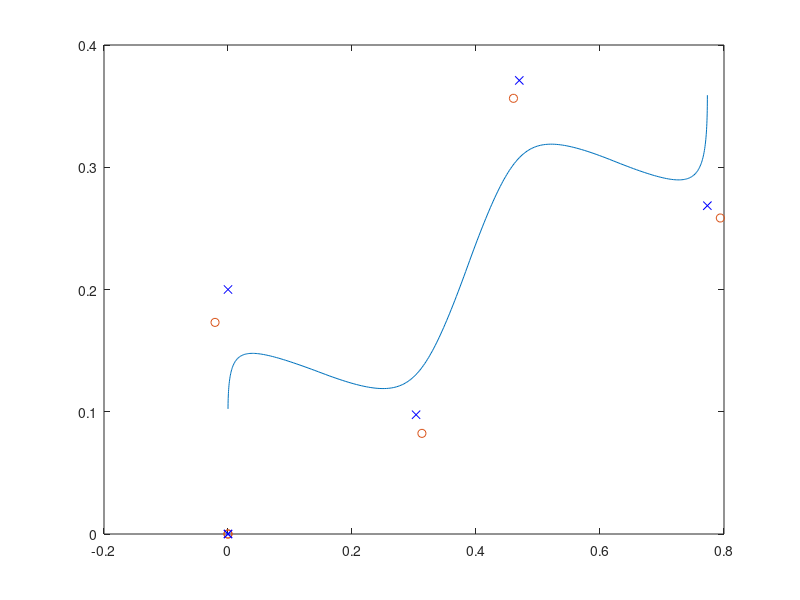

Recreate this plot in MATLAB.
clear;
clc;
close all;

%constant
g = 9.8;     %gravity
time = 0.01;  %the simulation time

a = 10; %positive weight of the evaluation function 4.58
b = 1;

%input
zc = 0.8;       %height
Tc = sqrt(zc/g);

Tsup = 0.8;     %support period
N = round(Tsup/time);
C = cosh(Tsup/Tc);
S = sinh(Tsup/Tc);

%walking parameters
sx = [0  ,0.25,0.25,0.25,0]; %step length
sy = [0.2,0.2 ,0.2 ,0.2 ,0.2];  %step width
%so = [0  ,20  ,40  ,60  ,60];  %step arc
so = [0, 20 , 20, 20 ,0];
% sx = [0,  0.3,0.3,0.3,0]; %step length
% sy = [0.2,0.2,0.2,0.2,0.2];  %step width
% so = [0,0,0,0,0];
so = so./180* pi ;
%%

len = length(sx);
px = zeros(1,len+1);   %foot placement
py = zeros(1,len+1);
px_star = zeros(1,len+1);
py_star = zeros(1,len+1);

px(1) = 0;  %initial foot placement
py(1) = 0;

x_bar = zeros(1,len);
y_bar = zeros(1,len);
vx_bar = zeros(1,len);
vy_bar = zeros(1,len);


%step 1
xi = 0;    %set initial position of CoM(x,y)
yi = 0.1;
xi_d = 0;   %initial velocity
yi_d = 0.24;


px_star(1) = px(1);
py_star(1) = py(1);
T = 0;

route_x = zeros(len-1,N);
route_xd = zeros(len-1,N);
route_y = zeros(len-1,N);
route_yd = zeros(len-1,N);

for i = 1:len-1  %caution: the starting index of the list is 1 rather than 0
    %step 4
    T = T + Tsup;
    
    %step 5  modified by 4.60
    px(i+1) = px(i) + cos(so(i)) * sx(i) - sin(so(i)) * (-(-1)^(i) * sy(i));    %caution: the starting index of the list is 1 rather than 0
    py(i+1) = py(i) + sin(so(i)) * sx(i) + cos(so(i)) * (-(-1)^(i) * sy(i));
    
    %step 6 modified by 4.61
    x_bar(i+1) = cos(so(i+1)) * sx(i+1)/2 - sin(so(i+1)) * ((-1)^(i) * sy(i+1)/2);     %the next walk primitive
    y_bar(i+1) = sin(so(i+1)) * sx(i+1)/2 + cos(so(i+1)) * ((-1)^(i) * sy(i+1)/2);
%   vx_bar(i+1) = cos(so(i+1)) * (C+1) / (Tc*S) * x_bar(i+1) - sin(so(i+1)) * (C-1) / (Tc*S) * y_bar(i+1);
%   vy_bar(i+1) = sin(so(i+1)) * (C+1) / (Tc*S) * x_bar(i+1) + cos(so(i+1)) * (C-1) / (Tc*S) * y_bar(i+1);
    vx_bar(i+1) = (C+1) / (Tc*S) * x_bar(i+1);
    vy_bar(i+1) = (C-1) / (Tc*S) * y_bar(i+1);
     

    %step 7
    xd = px(i+1) + x_bar(i+1);  %target state x
    xd_d = vx_bar(i+1);
    yd = py(i+1) + y_bar(i+1);  %target state y
    yd_d = vy_bar(i+1);
    
    %step 8
    D = a*(C-1)^2 + b*(S/Tc)^2;     %equation 4.59
    px_star(i+1) = -a*(C-1)/D * (xd - C*xi - Tc*S*xi_d) ...
        - b*S/(Tc*D) * (xd_d - S/Tc*xi - C*xi_d);
    py_star(i+1) = -a*(C-1)/D * (yd - C*yi - Tc*S*yi_d) ...
        - b*S/(Tc*D) * (yd_d - S/Tc*yi - C*yi_d);
        
    %step 3  integrate equation
    delt_x_r = cos(-so(i+1)) * (xi - px_star(i+1)) - sin(-so(i+1)) * (yi - py_star(i+1));   %relative
    delt_y_r = sin(-so(i+1)) * (xi - px_star(i+1)) + cos(-so(i+1)) * (yi - py_star(i+1));
    xi_d_r = cos(-so(i+1)) * xi_d - sin(-so(i+1)) * yi_d;
    yi_d_r = sin(-so(i+1)) * xi_d + cos(-so(i+1)) * yi_d;
    
    delt_xt = delt_x_r * cosh(Tsup/Tc) + Tc * xi_d_r * sinh(Tsup/Tc);
    delt_xt_d = delt_x_r/Tc * sinh(Tsup/Tc) + xi_d_r * cosh(Tsup/Tc);   
    delt_yt = delt_y_r * cosh(Tsup/Tc) + Tc * yi_d_r * sinh(Tsup/Tc);
    delt_yt_d = delt_y_r/Tc * sinh(Tsup/Tc) + yi_d_r * cosh(Tsup/Tc);
    
    xt = cos(so(i+1)) * delt_xt - sin(so(i+1)) * delt_yt + px_star(i+1); %final state of (i+1)th step
    xt_d = cos(so(i+1)) * delt_xt_d - sin(so(i+1)) * delt_yt_d; 
    yt = sin(so(i+1)) * delt_xt + cos(so(i+1)) * delt_yt + py_star(i+1);  %final state of (i+1)th step
    yt_d = sin(so(i+1)) * delt_xt_d + cos(so(i+1)) * delt_yt_d; 
    
    for j =1:N  %caculate the route alongside
        route_x(i,j) = (xi - px_star(i+1)) * cosh(j*time/Tc) + Tc * xi_d * sinh(j*time/Tc) + px_star(i+1); %final state of (i+1)th step
        route_xd(i,j) = (xi - px_star(i+1))/Tc * sinh(j*time/Tc) + xi_d * cosh(j*time/Tc);
        route_y(i,j) = (yi - py_star(i+1)) * cosh(j*time/Tc) + Tc * yi_d * sinh(j*time/Tc) + py_star(i+1); %final state of (i+1)th step
        route_yd(i,j) = (yi - py_star(i+1))/Tc * sinh(j*time/Tc) + yi_d * cosh(j*time/Tc);

    end

    %update
    xi = xt;
    xi_d = xt_d;
    yi = yt;
    yi_d = yt_d;
end

routex = [route_x(1,:),route_x(2,:),route_x(3,:),route_x(4,:)];
routey = [route_y(1,:),route_y(2,:),route_y(3,:),route_y(4,:)];
figure(1);plot(routex,routey);
hold on;
plot(px_star,py_star,'o');
plot(px,py,'bx');